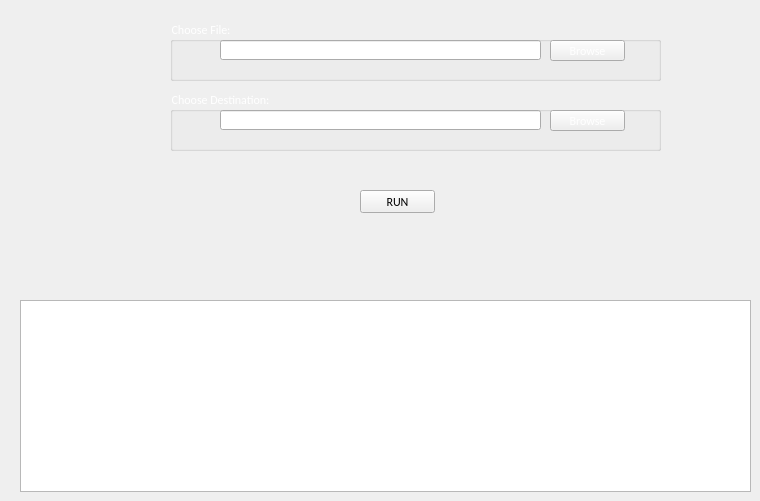
        <widget class="QWidget" name="tab_4">
         <attribute name="title">
          <string>ln</string>
         </attribute>
         <widget class="QPushButton" name="pushButton_run_ln">
          <property name="geometry">
           <rect>
            <x>360</x>
            <y>190</y>
            <width>75</width>
            <height>23</height>
           </rect>
          </property>
          <property name="font">
           <font>
            <family>Calibri</family>
            <pointsize>9</pointsize>
           </font>
          </property>
          <property name="text">
           <string>RUN</string>
          </property>
         </widget>
         <widget class="QTextBrowser" name="textBrowser_terminal_ln">
          <property name="geometry">
           <rect>
            <x>20</x>
            <y>300</y>
            <width>731</width>
            <height>192</height>
           </rect>
          </property>
         </widget>
         <widget class="QGroupBox" name="groupBox_5">
          <property name="geometry">
           <rect>
            <x>170</x>
            <y>20</y>
            <width>491</width>
            <height>61</height>
           </rect>
          </property>
          <property name="font">
           <font>
            <family>Calibri</family>
            <pointsize>9</pointsize>
           </font>
          </property>
          <property name="styleSheet">
           <string notr="true">color:white;</string>
          </property>
          <property name="title">
           <string>Choose File:</string>
          </property>
          <widget class="QLineEdit" name="lineEdit_choose_file_ln">
           <property name="geometry">
            <rect>
             <x>50</x>
             <y>20</y>
             <width>321</width>
             <height>20</height>
            </rect>
           </property>
          </widget>
          <widget class="QPushButton" name="pushButton_load_file_ln">
           <property name="geometry">
            <rect>
             <x>380</x>
             <y>20</y>
             <width>75</width>
             <height>21</height>
            </rect>
           </property>
           <property name="font">
            <font>
             <family>Calibri</family>
             <pointsize>9</pointsize>
            </font>
           </property>
           <property name="text">
            <string>Browse</string>
           </property>
          </widget>
         </widget>
         <widget class="QGroupBox" name="groupBox_6">
          <property name="geometry">
           <rect>
            <x>170</x>
            <y>90</y>
            <width>491</width>
            <height>61</height>
           </rect>
          </property>
          <property name="font">
           <font>
            <family>Calibri</family>
            <pointsize>9</pointsize>
           </font>
          </property>
          <property name="styleSheet">
           <string notr="true">color:white;</string>
          </property>
          <property name="title">
           <string>Choose Destination:</string>
          </property>
          <widget class="QPushButton" name="pushButton_load_dest_ln">
           <property name="geometry">
            <rect>
             <x>380</x>
             <y>20</y>
             <width>75</width>
             <height>21</height>
            </rect>
           </property>
           <property name="font">
            <font>
             <family>Calibri</family>
             <pointsize>9</pointsize>
            </font>
           </property>
           <property name="text">
            <string>Browse</string>
           </property>
          </widget>
          <widget class="QLineEdit" name="lineEdit_choose_dest_ln">
           <property name="geometry">
            <rect>
             <x>50</x>
             <y>20</y>
             <width>321</width>
             <height>20</height>
            </rect>
           </property>
          </widget>
         </widget>
        </widget>
